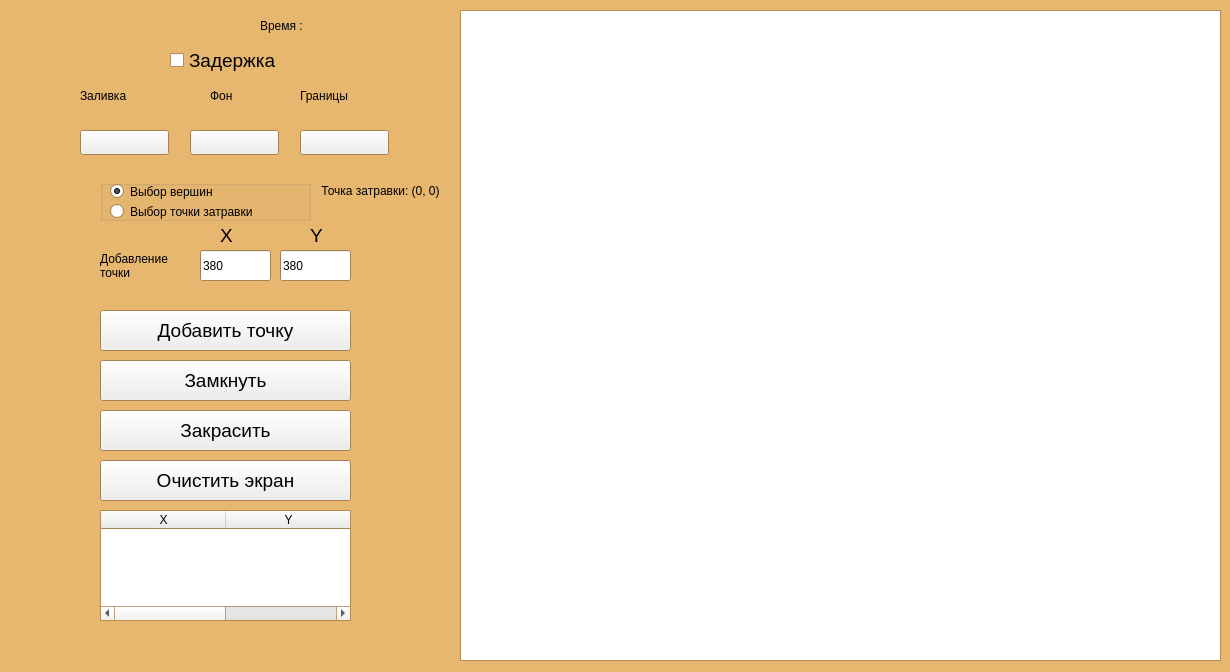
<?xml version="1.0" encoding="UTF-8"?>
<ui version="4.0">
 <class>GUI</class>
 <widget class="QWidget" name="GUI">
  <property name="geometry">
   <rect>
    <x>0</x>
    <y>0</y>
    <width>1230</width>
    <height>672</height>
   </rect>
  </property>
  <property name="palette">
   <palette>
    <active>
     <colorrole role="Button">
      <brush brushstyle="SolidPattern">
       <color alpha="255">
        <red>238</red>
        <green>238</green>
        <blue>236</blue>
       </color>
      </brush>
     </colorrole>
     <colorrole role="Base">
      <brush brushstyle="SolidPattern">
       <color alpha="255">
        <red>255</red>
        <green>255</green>
        <blue>255</blue>
       </color>
      </brush>
     </colorrole>
     <colorrole role="Window">
      <brush brushstyle="SolidPattern">
       <color alpha="255">
        <red>231</red>
        <green>183</green>
        <blue>112</blue>
       </color>
      </brush>
     </colorrole>
    </active>
    <inactive>
     <colorrole role="Button">
      <brush brushstyle="SolidPattern">
       <color alpha="255">
        <red>238</red>
        <green>238</green>
        <blue>236</blue>
       </color>
      </brush>
     </colorrole>
     <colorrole role="Base">
      <brush brushstyle="SolidPattern">
       <color alpha="255">
        <red>255</red>
        <green>255</green>
        <blue>255</blue>
       </color>
      </brush>
     </colorrole>
     <colorrole role="Window">
      <brush brushstyle="SolidPattern">
       <color alpha="255">
        <red>231</red>
        <green>183</green>
        <blue>112</blue>
       </color>
      </brush>
     </colorrole>
    </inactive>
    <disabled>
     <colorrole role="Button">
      <brush brushstyle="SolidPattern">
       <color alpha="255">
        <red>238</red>
        <green>238</green>
        <blue>236</blue>
       </color>
      </brush>
     </colorrole>
     <colorrole role="Base">
      <brush brushstyle="SolidPattern">
       <color alpha="255">
        <red>231</red>
        <green>183</green>
        <blue>112</blue>
       </color>
      </brush>
     </colorrole>
     <colorrole role="Window">
      <brush brushstyle="SolidPattern">
       <color alpha="255">
        <red>231</red>
        <green>183</green>
        <blue>112</blue>
       </color>
      </brush>
     </colorrole>
    </disabled>
   </palette>
  </property>
  <property name="windowTitle">
   <string>GUI</string>
  </property>
  <property name="autoFillBackground">
   <bool>false</bool>
  </property>
  <widget class="QGraphicsView" name="graphicsView">
   <property name="geometry">
    <rect>
     <x>460</x>
     <y>10</y>
     <width>761</width>
     <height>651</height>
    </rect>
   </property>
  </widget>
  <widget class="QLabel" name="label">
   <property name="geometry">
    <rect>
     <x>80</x>
     <y>80</y>
     <width>91</width>
     <height>31</height>
    </rect>
   </property>
   <property name="styleSheet">
    <string notr="true">font: 16pt &quot;Ubuntu&quot;;</string>
   </property>
   <property name="text">
    <string>Заливка</string>
   </property>
  </widget>
  <widget class="QLabel" name="label_2">
   <property name="geometry">
    <rect>
     <x>210</x>
     <y>80</y>
     <width>51</width>
     <height>31</height>
    </rect>
   </property>
   <property name="styleSheet">
    <string notr="true">font: 16pt &quot;Ubuntu&quot;;</string>
   </property>
   <property name="text">
    <string>Фон</string>
   </property>
  </widget>
  <widget class="QPushButton" name="drawButton">
   <property name="geometry">
    <rect>
     <x>100</x>
     <y>410</y>
     <width>251</width>
     <height>41</height>
    </rect>
   </property>
   <property name="font">
    <font>
     <pointsize>14</pointsize>
    </font>
   </property>
   <property name="text">
    <string>Закрасить</string>
   </property>
  </widget>
  <widget class="QPushButton" name="clearScreenButton">
   <property name="geometry">
    <rect>
     <x>100</x>
     <y>460</y>
     <width>251</width>
     <height>41</height>
    </rect>
   </property>
   <property name="font">
    <font>
     <pointsize>14</pointsize>
    </font>
   </property>
   <property name="text">
    <string>Очистить экран</string>
   </property>
  </widget>
  <widget class="QLabel" name="label_10">
   <property name="geometry">
    <rect>
     <x>220</x>
     <y>220</y>
     <width>41</width>
     <height>31</height>
    </rect>
   </property>
   <property name="font">
    <font>
     <pointsize>14</pointsize>
    </font>
   </property>
   <property name="text">
    <string>X</string>
   </property>
  </widget>
  <widget class="QLabel" name="label_11">
   <property name="geometry">
    <rect>
     <x>310</x>
     <y>220</y>
     <width>31</width>
     <height>31</height>
    </rect>
   </property>
   <property name="font">
    <font>
     <pointsize>14</pointsize>
    </font>
   </property>
   <property name="text">
    <string>Y</string>
   </property>
  </widget>
  <widget class="QLineEdit" name="X">
   <property name="geometry">
    <rect>
     <x>200</x>
     <y>250</y>
     <width>71</width>
     <height>31</height>
    </rect>
   </property>
   <property name="text">
    <string>380</string>
   </property>
  </widget>
  <widget class="QLineEdit" name="Y">
   <property name="geometry">
    <rect>
     <x>280</x>
     <y>250</y>
     <width>71</width>
     <height>31</height>
    </rect>
   </property>
   <property name="text">
    <string>380</string>
   </property>
  </widget>
  <widget class="QCheckBox" name="delayBox">
   <property name="geometry">
    <rect>
     <x>170</x>
     <y>50</y>
     <width>131</width>
     <height>21</height>
    </rect>
   </property>
   <property name="font">
    <font>
     <pointsize>14</pointsize>
    </font>
   </property>
   <property name="text">
    <string>Задержка</string>
   </property>
  </widget>
  <widget class="QPushButton" name="addPointButton">
   <property name="geometry">
    <rect>
     <x>100</x>
     <y>310</y>
     <width>251</width>
     <height>41</height>
    </rect>
   </property>
   <property name="font">
    <font>
     <pointsize>14</pointsize>
    </font>
   </property>
   <property name="text">
    <string>Добавить точку</string>
   </property>
  </widget>
  <widget class="QPushButton" name="closeButton">
   <property name="geometry">
    <rect>
     <x>100</x>
     <y>360</y>
     <width>251</width>
     <height>41</height>
    </rect>
   </property>
   <property name="font">
    <font>
     <pointsize>14</pointsize>
    </font>
   </property>
   <property name="text">
    <string>Замкнуть</string>
   </property>
  </widget>
  <widget class="QLabel" name="timeLabel">
   <property name="geometry">
    <rect>
     <x>260</x>
     <y>10</y>
     <width>191</width>
     <height>31</height>
    </rect>
   </property>
   <property name="styleSheet">
    <string notr="true">font: 16pt &quot;Ubuntu&quot;;</string>
   </property>
   <property name="text">
    <string>Время : </string>
   </property>
  </widget>
  <widget class="QTableWidget" name="table">
   <property name="geometry">
    <rect>
     <x>100</x>
     <y>510</y>
     <width>251</width>
     <height>111</height>
    </rect>
   </property>
   <attribute name="horizontalHeaderMinimumSectionSize">
    <number>57</number>
   </attribute>
   <attribute name="horizontalHeaderDefaultSectionSize">
    <number>125</number>
   </attribute>
   <column>
    <property name="text">
     <string>X</string>
    </property>
    <property name="textAlignment">
     <set>AlignCenter</set>
    </property>
   </column>
   <column>
    <property name="text">
     <string>Y</string>
    </property>
    <property name="textAlignment">
     <set>AlignCenter</set>
    </property>
   </column>
  </widget>
  <widget class="QLabel" name="label_4">
   <property name="geometry">
    <rect>
     <x>100</x>
     <y>240</y>
     <width>101</width>
     <height>51</height>
    </rect>
   </property>
   <property name="text">
    <string>Добавление точки</string>
   </property>
   <property name="wordWrap">
    <bool>true</bool>
   </property>
  </widget>
  <widget class="QLabel" name="label_5">
   <property name="geometry">
    <rect>
     <x>300</x>
     <y>80</y>
     <width>101</width>
     <height>31</height>
    </rect>
   </property>
   <property name="styleSheet">
    <string notr="true">font: 16pt &quot;Ubuntu&quot;;</string>
   </property>
   <property name="text">
    <string>Границы</string>
   </property>
  </widget>
  <widget class="QPushButton" name="fg_colorButton">
   <property name="geometry">
    <rect>
     <x>80</x>
     <y>130</y>
     <width>89</width>
     <height>25</height>
    </rect>
   </property>
   <property name="text">
    <string/>
   </property>
  </widget>
  <widget class="QPushButton" name="bg_colorButton">
   <property name="geometry">
    <rect>
     <x>190</x>
     <y>130</y>
     <width>89</width>
     <height>25</height>
    </rect>
   </property>
   <property name="text">
    <string/>
   </property>
  </widget>
  <widget class="QPushButton" name="edge_colorButton">
   <property name="geometry">
    <rect>
     <x>300</x>
     <y>130</y>
     <width>89</width>
     <height>25</height>
    </rect>
   </property>
   <property name="text">
    <string/>
   </property>
  </widget>
  <widget class="QGroupBox" name="groupBox">
   <property name="geometry">
    <rect>
     <x>100</x>
     <y>180</y>
     <width>211</width>
     <height>41</height>
    </rect>
   </property>
   <property name="title">
    <string/>
   </property>
   <widget class="QRadioButton" name="checkPoint">
    <property name="geometry">
     <rect>
      <x>10</x>
      <y>0</y>
      <width>131</width>
      <height>23</height>
     </rect>
    </property>
    <property name="text">
     <string>Выбор вершин</string>
    </property>
    <property name="checked">
     <bool>true</bool>
    </property>
   </widget>
   <widget class="QRadioButton" name="checkSeedPoint">
    <property name="geometry">
     <rect>
      <x>10</x>
      <y>20</y>
      <width>191</width>
      <height>23</height>
     </rect>
    </property>
    <property name="text">
     <string>Выбор точки затравки</string>
    </property>
   </widget>
  </widget>
  <widget class="QLabel" name="seedLabel">
   <property name="geometry">
    <rect>
     <x>320</x>
     <y>160</y>
     <width>121</width>
     <height>61</height>
    </rect>
   </property>
   <property name="text">
    <string>Точка затравки: (0, 0) </string>
   </property>
   <property name="alignment">
    <set>Qt::AlignCenter</set>
   </property>
   <property name="wordWrap">
    <bool>true</bool>
   </property>
  </widget>
 </widget>
 <resources/>
 <connections/>
</ui>
